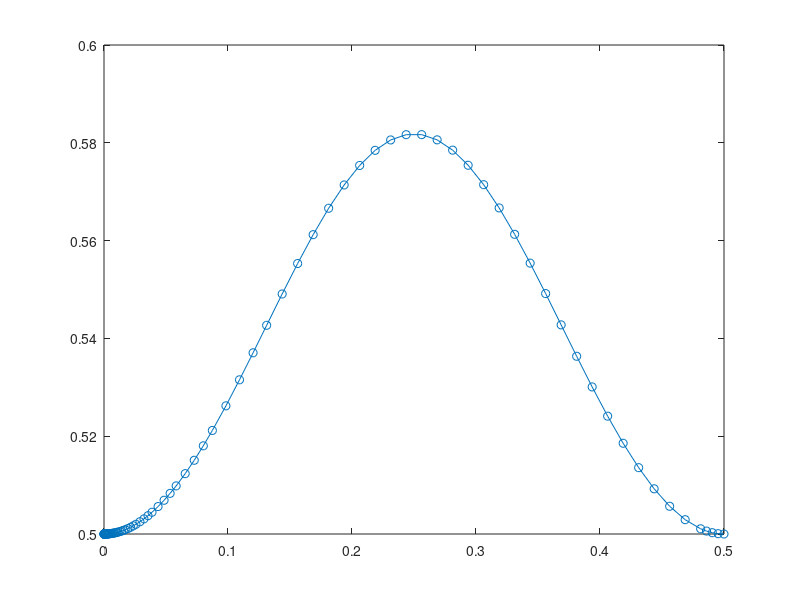

Source code (MATLAB):
%Jackie Gan
%MATH 3044
%Homework12_3, Hyperbolic Partial Differential Equations
format long

close all
clear
clc


%input l(endpoint), T(max time), alpha, m>=2, N>=2
l=0.5;
T=0.5;
m=4;
N=4;

alpha = 0.5;

ux = @(x)sin(x);
g = @(x)0;
 
%m=m-1; N=N-1;

%Wave Equation Finite-Difference
h=l/m;
k=T/N;
lambda = k*alpha/h;

for j=2:N
    w(1,j)=0;
    w(m,j)=0;
end

w(1,1)=ux(1);
w(m,1)=ux(l);
%step 4
for i = 2:m-1
%     t=0;
%     t=k;
    w(i,1)=ux(i*h);
    w(i,2)=(1-(lambda*lambda))*ux(i*h)+((lambda*lambda)*(ux((i+1)*h)+ux((i-1)*h)+k*g(i*h)));
end

for j=2:N-1
    for i = 2:m-1
        w(i,j+1)= 2*(1-alpha^2)*w(i,j)+alpha^2*(w(i+1,j)+w(i-1,j))-w(i,j-1);
    end
end

for j=1:N-1
    t(j)=j*k;
    for i=1:m
        x(i)=i*h;
        fprintf("x:%0.2f,\t",x);
        fprintf("t:%0.2f,\t",t);
        fprintf("w:%0.4f\n",w(i,j+1));
    end
end

freal = @(x,t)sin(t)*sin(4*pi*x);
treal = 0.5;
tspan = [0 treal];
y0 = 0.5;
[t,y] = ode45(freal, tspan, y0);
plot(t,y,'-o')
